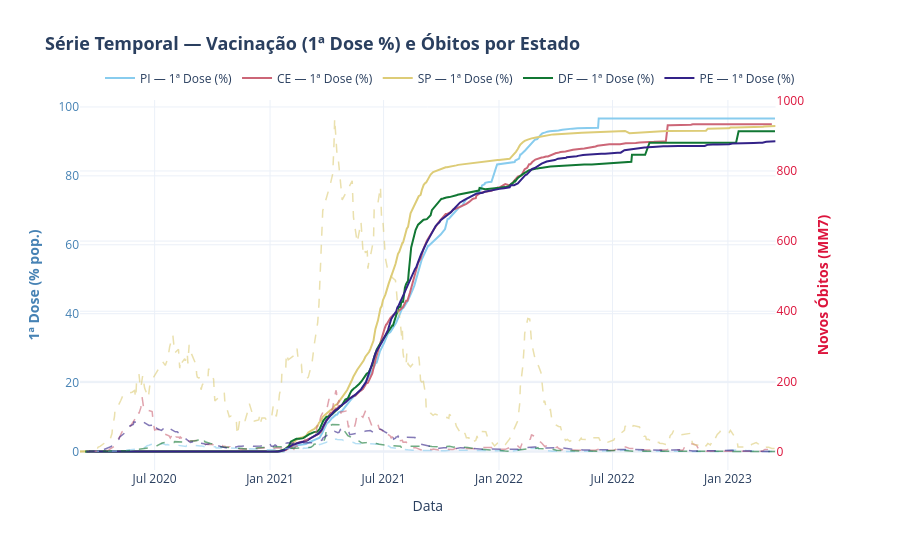

Notebook code cell kept with this figure:
### Markdown cell above
## 2 — Série Temporal: Vacinação por Estado

### Code cell
def plot_serie_temporal_vacinacao(df, estados=None, altura=550):
    """
    Série temporal do avanço da vacinação (% da população com 1ª dose)
    por estado, sobreposta à curva de óbitos (MM7) para evidenciar correlação.

    Usa a coluna já existente 'vaccinated_per_100_inhabitants' (porcentagem).

    Parâmetros
    ----------
    df      : DataFrame com 'state', 'date', 'vaccinated_per_100_inhabitants', 'newDeaths_mm7'
    estados : lista de siglas; se None, usa os 5 com maior cobertura vacinal final
    altura  : altura do gráfico em pixels
    """
    if estados is None:
        estados = (
            df.groupby('state')['vaccinated_per_100_inhabitants'].max()
            .nlargest(5).index.tolist()
        )

    df_plot  = df[df['state'].isin(estados)].sort_values('date')
    palette  = px.colors.qualitative.Safe

    fig = make_subplots(specs=[[{"secondary_y": True}]])

    for i, estado in enumerate(estados):
        df_e = df_plot[df_plot['state'] == estado]
        cor  = palette[i % len(palette)]

        # Vacinação — 1ª dose (%) — eixo primário
        fig.add_trace(
            go.Scatter(
                x=df_e['date'], y=df_e['vaccinated_per_100_inhabitants'],
                name=f'{estado} — 1ª Dose (%)',
                mode='lines',
                line=dict(color=cor, width=2),
                legendgroup=estado,
            ),
            secondary_y=False
        )
        # Óbitos MM7 — eixo secundário, tracejado
        fig.add_trace(
            go.Scatter(
                x=df_e['date'], y=df_e['newDeaths_mm7'],
                name=f'{estado} — Óbitos',
                mode='lines',
                line=dict(color=cor, width=1.5, dash='dash'),
                legendgroup=estado,
                showlegend=False,
                opacity=0.6,
            ),
            secondary_y=True
        )

    fig.update_layout(
        title='<b>Série Temporal — Vacinação (1ª Dose %) e Óbitos por Estado</b>',
        title_font_size=18,
        hovermode='x unified',
        template='plotly_white',
        legend=dict(orientation='h', yanchor='bottom', y=1.02, xanchor='center', x=0.5),
        height=altura,
    )
    fig.update_xaxes(title_text='Data')
    fig.update_yaxes(title_text='<b>1ª Dose (% pop.)</b>',    color='SteelBlue', secondary_y=False)
    fig.update_yaxes(title_text='<b>Novos Óbitos (MM7)</b>',  color='Crimson',   secondary_y=True)
    fig.show()


plot_serie_temporal_vacinacao(sub_estados)

### Figure 1 — Plotly figure (JSON) as saved in the notebook; plotly's stock layout.template omitted (floating-point values rounded to 4 significant figures; data arrays with more than 128 entries replaced by an {"elided": "..."} marker saying what was removed)
{"data": [{"legendgroup": "PI", "line": {"color": "rgb(136, 204, 238)", "width": 2}, "mode": "lines", "name": "PI — 1ª Dose (%)", "type": "scatter", "x": {"elided": "330 str values"}, "xaxis": "x", "y": {"elided": "330 float values"}, "yaxis": "y"}, {"legendgroup": "PI", "line": {"color": "rgb(136, 204, 238)", "dash": "dash", "width": 1.5}, "mode": "lines", "name": "PI — Óbitos", "opacity": 0.6, "showlegend": false, "type": "scatter", "x": {"elided": "330 str values"}, "xaxis": "x", "y": {"elided": "330 float values"}, "yaxis": "y2"}, {"legendgroup": "CE", "line": {"color": "rgb(204, 102, 119)", "width": 2}, "mode": "lines", "name": "CE — 1ª Dose (%)", "type": "scatter", "x": {"elided": "331 str values"}, "xaxis": "x", "y": {"elided": "331 float values"}, "yaxis": "y"}, {"legendgroup": "CE", "line": {"color": "rgb(204, 102, 119)", "dash": "dash", "width": 1.5}, "mode": "lines", "name": "CE — Óbitos", "opacity": 0.6, "showlegend": false, "type": "scatter", "x": {"elided": "331 str values"}, "xaxis": "x", "y": {"elided": "331 float values"}, "yaxis": "y2"}, {"legendgroup": "SP", "line": {"color": "rgb(221, 204, 119)", "width": 2}, "mode": "lines", "name": "SP — 1ª Dose (%)", "type": "scatter", "x": {"elided": "337 str values"}, "xaxis": "x", "y": {"elided": "337 float values"}, "yaxis": "y"}, {"legendgroup": "SP", "line": {"color": "rgb(221, 204, 119)", "dash": "dash", "width": 1.5}, "mode": "lines", "name": "SP — Óbitos", "opacity": 0.6, "showlegend": false, "type": "scatter", "x": {"elided": "337 str values"}, "xaxis": "x", "y": {"elided": "337 float values"}, "yaxis": "y2"}, {"legendgroup": "DF", "line": {"color": "rgb(17, 119, 51)", "width": 2}, "mode": "lines", "name": "DF — 1ª Dose (%)", "type": "scatter", "x": {"elided": "334 str values"}, "xaxis": "x", "y": {"elided": "334 float values"}, "yaxis": "y"}, {"legendgroup": "DF", "line": {"color": "rgb(17, 119, 51)", "dash": "dash", "width": 1.5}, "mode": "lines", "name": "DF — Óbitos", "opacity": 0.6, "showlegend": false, "type": "scatter", "x": {"elided": "334 str values"}, "xaxis": "x", "y": {"elided": "334 float values"}, "yaxis": "y2"}, {"legendgroup": "PE", "line": {"color": "rgb(51, 34, 136)", "width": 2}, "mode": "lines", "name": "PE — 1ª Dose (%)", "type": "scatter", "x": {"elided": "332 str values"}, "xaxis": "x", "y": {"elided": "332 float values"}, "yaxis": "y"}, {"legendgroup": "PE", "line": {"color": "rgb(51, 34, 136)", "dash": "dash", "width": 1.5}, "mode": "lines", "name": "PE — Óbitos", "opacity": 0.6, "showlegend": false, "type": "scatter", "x": {"elided": "332 str values"}, "xaxis": "x", "y": {"elided": "332 float values"}, "yaxis": "y2"}], "layout": {"height": 550, "hovermode": "x unified", "legend": {"orientation": "h", "x": 0.5, "xanchor": "center", "y": 1.02, "yanchor": "bottom"}, "title": {"font": {"size": 18}, "text": "<b>Série Temporal — Vacinação (1ª Dose %) e Óbitos por Estado</b>"}, "xaxis": {"anchor": "y", "domain": [0, 0.94], "title": {"text": "Data"}}, "yaxis": {"anchor": "x", "color": "SteelBlue", "domain": [0, 1], "title": {"text": "<b>1ª Dose (% pop.)</b>"}}, "yaxis2": {"anchor": "x", "color": "Crimson", "overlaying": "y", "side": "right", "title": {"text": "<b>Novos Óbitos (MM7)</b>"}}}}
